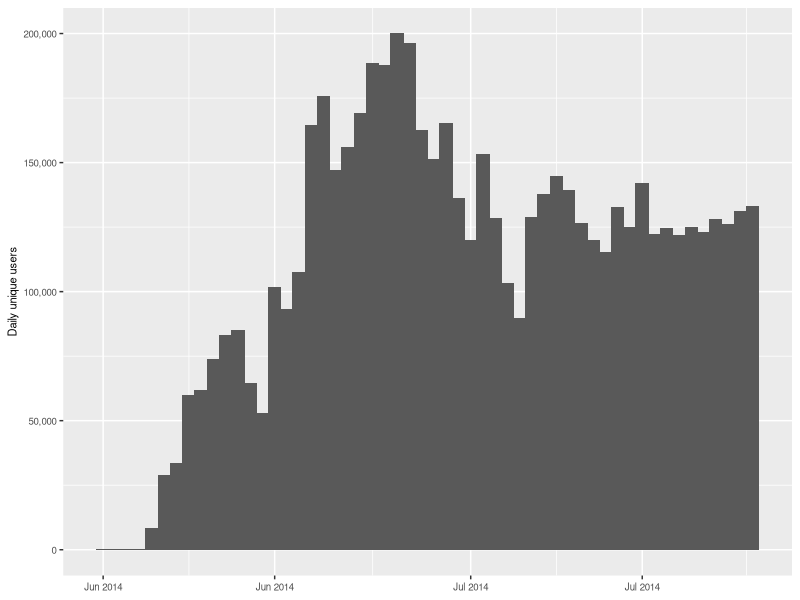

Here is the R script that generated this plot:
library(ggplot2)
library(scales)
data <- read.csv("psiphon3-fronted-meek-unique-users-all-regions.csv", skip=2, col.names=c("date", "clients"))
data$date <- as.Date(data$date, format="%b %d, %Y")

daterange <- seq(min(data$date), max(data$date), "1 day")
data <- data.frame(date=daterange, clients=data$clients[match(daterange, data$date)])
p <- ggplot(data, aes(x=date, y=clients))
p <- p + geom_bar(stat="identity", width=1.1)
p <- p + xlab(NULL) + ylab("Daily unique users")
p <- p + scale_x_date(labels=date_format("%b %Y"))
p <- p + scale_y_continuous(labels=comma)
p <- p + theme(axis.text=element_text(size=7), axis.title=element_text(size=8), axis.title.x=element_blank())
ggsave("clients-psiphon3.pdf", p, width=4, height=1.4, units="in")
